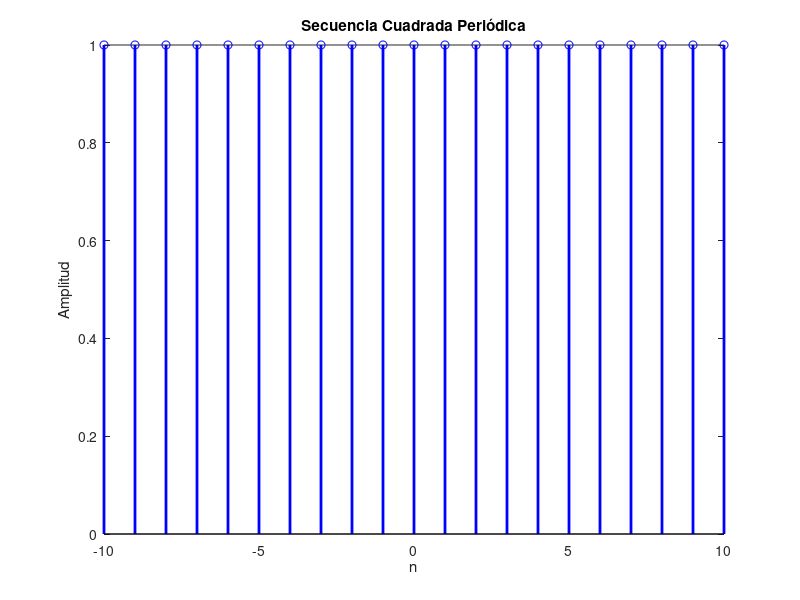

Write the MATLAB code that produced this figure.
clear; clc;

x = 5;
c = x/10;  % Ajustamos el ciclo de trabajo
f = x*10;
w = 2*pi*f;
n = -10:1:10;

y = sign(sin(w*n + c));

stem(n, y, 'b', 'linewidth', 2);
title('Secuencia Cuadrada Periódica');
xlabel('n');
ylabel('Amplitud');
